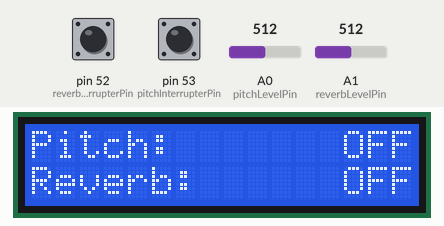
Simulated run of this sketch. Board: Arduino Mega 2560, built with avr-gcc and run on an emulated ATmega2560. On the bench: 16×2 character LCD. The test bench sets the inputs (shaded band); at power-on: pin 52 (reverbInterrupterPin) LOW, pin 53 (pitchInterrupterPin) LOW, A0 (pitchLevelPin) = 512, A1 (reverbLevelPin) = 512. What the sketch prints to the serial monitor is not drawn.

Above: at 6.2 s.
6.3 s: pin 52 (reverbInterrupterPin) pulled HIGH for 0.15 s
At 6.38 s:
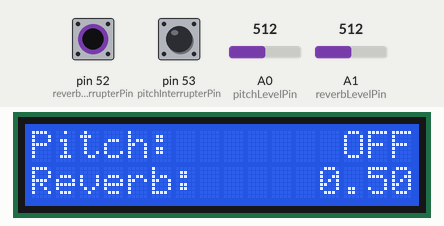
7.9 s: pin 53 (pitchInterrupterPin) pulled HIGH for 0.15 s
At 7.98 s:
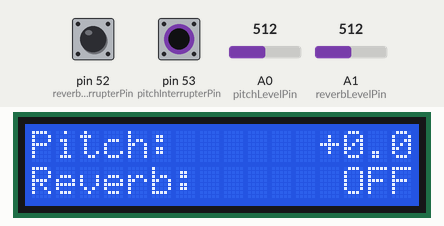
15.6 s: pin 52 (reverbInterrupterPin) pulled HIGH for 1 s
At 16.2 s:
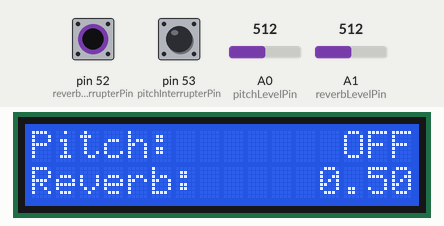
18.1 s: pin 53 (pitchInterrupterPin) pulled HIGH for 1 s
At 18.9 s:
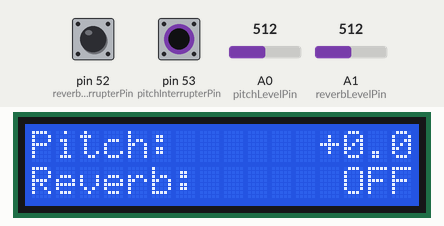
Timing chart, 0 to 21.1 s (numbered marks = the images above; inputs shaded):
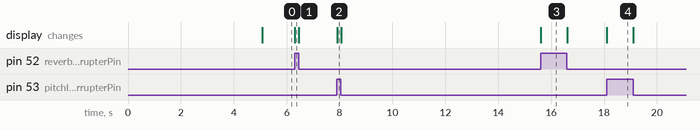

The sketch:

arduino_controller.ino
```cpp
#include <LiquidCrystal.h>
#include <Keypad.h>

const byte ROWS = 4; //four rows
const byte COLS = 4; //four columns
const int reverbDesactivated = 20;
const int reverbActivated = 21;
const int pitchDesactivated = 30;
const int pitchActivated = 31;

char hexaKeys[ROWS][COLS] = {
  {'1','2','3','A'},
  {'4','5','6','B'},
  {'7','8','9','C'},
  {'*','0','#','D'}
};
byte rowPins[ROWS] = {9, 8, 7, 6};
byte colPins[COLS] = {5, 4, 3, 2};

int intKeys[ROWS][COLS] = {
  {1, 2, 3, 11},
  {4, 5, 6, 12},
  {7, 8, 9, 13},
  {15, 0, 16, 14}
};

const int pitchInterrupterPin = 53;
const int reverbInterrupterPin = 52;
const int pitchLevelPin = A0;
const int reverbLevelPin = A1;
int pitchValue;
int  reverbValue;
char key;

Keypad customKeypad = Keypad(makeKeymap(hexaKeys), rowPins, colPins, ROWS, COLS);
LiquidCrystal lcd(32, 30, 28, 26, 24, 22);

void setup() {
  Serial.begin(9600);
  lcd.begin(16, 2);
  lcd.print(" PureData Micro ");
  lcd.setCursor(0, 1);
  lcd.print("   Controller   ");
  pinMode(pitchInterrupterPin, INPUT);
  pinMode(reverbInterrupterPin, INPUT);
  pinMode(pitchLevelPin, INPUT);
  pinMode(reverbLevelPin, INPUT);
  delay(5000);
}

void loop() {
  key = customKeypad.getKey();
  if (key) {
    Serial.write(keyToInt(key));
    Serial.flush();
  }

  lcd.setCursor(0, 0);
  if (digitalRead(pitchInterrupterPin) == HIGH) {
    pitchValue = analogRead(pitchLevelPin);
    pitchValue = map(pitchValue, 0, 1020, 251, 151);
    Serial.write(pitchActivated);
    Serial.flush();
    Serial.write(pitchValue);
    Serial.flush();
    float pitch = ((float) pitchValue - 201) / 10;
    if (pitch < 0) {
      lcd.print("Pitch:      " + String(pitch, 2));
    } else {
      lcd.print("Pitch:      +" + String(pitch, 2));
    }
  } else {
    Serial.write(pitchDesactivated);
    Serial.flush();
    Serial.write(201);
    Serial.flush();
    lcd.print("Pitch:       OFF");
  }

  lcd.setCursor(0, 1);
  if (digitalRead(reverbInterrupterPin) == HIGH) {
    reverbValue = analogRead(reverbLevelPin);
    reverbValue = map(reverbValue, 0, 1020, 150, 50);
    Serial.write(reverbActivated);
    Serial.flush();
    Serial.write(reverbValue);
    Serial.flush();
    float reverb = ((float) reverbValue - 50) / 100;
    if (reverb < 0) {
      lcd.print("Reverb:    " + String(reverb, 2));
    } else {
      lcd.print("Reverb:     " + String(reverb, 2));
    }
  } else {
    lcd.print("Reverb:      OFF");
    Serial.write(reverbDesactivated);
    Serial.flush();
  }
}

int keyToInt(char key) {
  for (int i = 0 ; i < ROWS ; i++) {
    for (int j = 0 ; j < COLS ; j++) {
      if (hexaKeys[i][j] == key) {
        return intKeys[i][j];
      }
    }
  }
}
```

Measured:
- after the input at 6.3 s, the display: changes at once (image 1)
- after the input at 7.9 s, the display: changes at once (image 2)
- after the input at 15.6 s, the display: changes at once (image 3)
- after the input at 18.1 s, the display: changes at once (image 4)
